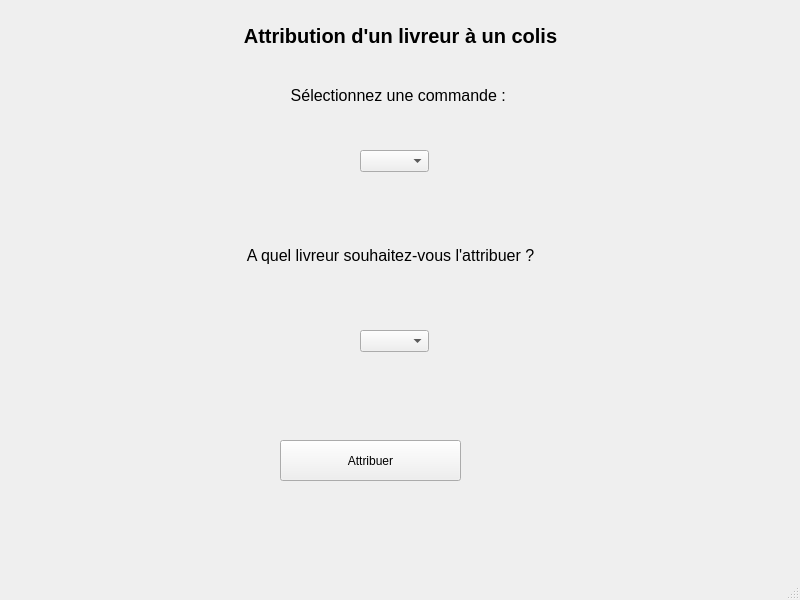
<?xml version="1.0" encoding="UTF-8"?>
<ui version="4.0">
 <class>attribuercommandelivreur</class>
 <widget class="QMainWindow" name="attribuercommandelivreur">
  <property name="geometry">
   <rect>
    <x>0</x>
    <y>0</y>
    <width>800</width>
    <height>600</height>
   </rect>
  </property>
  <property name="windowTitle">
   <string>MainWindow</string>
  </property>
  <widget class="QWidget" name="centralwidget">
   <widget class="QLabel" name="label">
    <property name="geometry">
     <rect>
      <x>10</x>
      <y>10</y>
      <width>781</width>
      <height>51</height>
     </rect>
    </property>
    <property name="font">
     <font>
      <pointsize>15</pointsize>
      <bold>true</bold>
     </font>
    </property>
    <property name="text">
     <string>Attribution d'un livreur à un colis</string>
    </property>
    <property name="alignment">
     <set>Qt::AlignmentFlag::AlignCenter</set>
    </property>
   </widget>
   <widget class="QLabel" name="label_2">
    <property name="geometry">
     <rect>
      <x>10</x>
      <y>70</y>
      <width>781</width>
      <height>51</height>
     </rect>
    </property>
    <property name="font">
     <font>
      <pointsize>12</pointsize>
      <bold>false</bold>
     </font>
    </property>
    <property name="text">
     <string>Sélectionnez une commande : </string>
    </property>
    <property name="alignment">
     <set>Qt::AlignmentFlag::AlignCenter</set>
    </property>
   </widget>
   <widget class="QComboBox" name="comboBoxCommandes">
    <property name="geometry">
     <rect>
      <x>360</x>
      <y>150</y>
      <width>69</width>
      <height>22</height>
     </rect>
    </property>
   </widget>
   <widget class="QComboBox" name="comboBoxLivreurs">
    <property name="geometry">
     <rect>
      <x>360</x>
      <y>330</y>
      <width>69</width>
      <height>22</height>
     </rect>
    </property>
   </widget>
   <widget class="QLabel" name="label_3">
    <property name="geometry">
     <rect>
      <x>0</x>
      <y>230</y>
      <width>781</width>
      <height>51</height>
     </rect>
    </property>
    <property name="font">
     <font>
      <pointsize>12</pointsize>
      <bold>false</bold>
     </font>
    </property>
    <property name="text">
     <string>A quel livreur souhaitez-vous l'attribuer ?</string>
    </property>
    <property name="alignment">
     <set>Qt::AlignmentFlag::AlignCenter</set>
    </property>
   </widget>
   <widget class="QPushButton" name="pushButton_attribuer">
    <property name="geometry">
     <rect>
      <x>280</x>
      <y>440</y>
      <width>181</width>
      <height>41</height>
     </rect>
    </property>
    <property name="text">
     <string>Attribuer</string>
    </property>
   </widget>
  </widget>
  <widget class="QMenuBar" name="menubar">
   <property name="geometry">
    <rect>
     <x>0</x>
     <y>0</y>
     <width>800</width>
     <height>22</height>
    </rect>
   </property>
  </widget>
  <widget class="QStatusBar" name="statusbar"/>
 </widget>
 <resources/>
 <connections/>
</ui>
